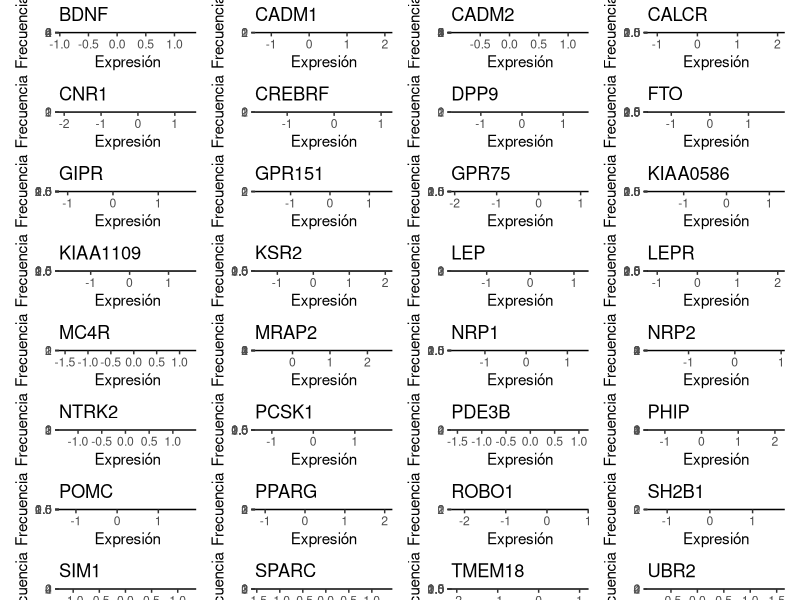
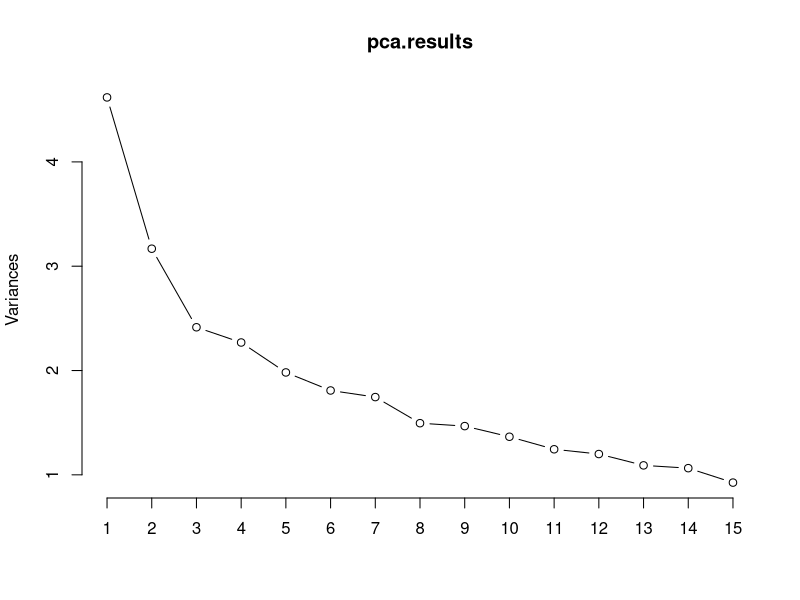
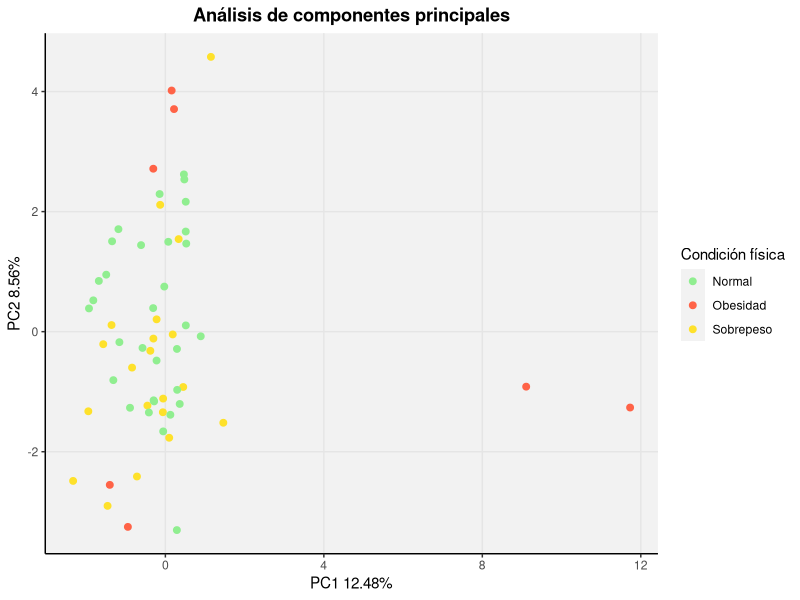
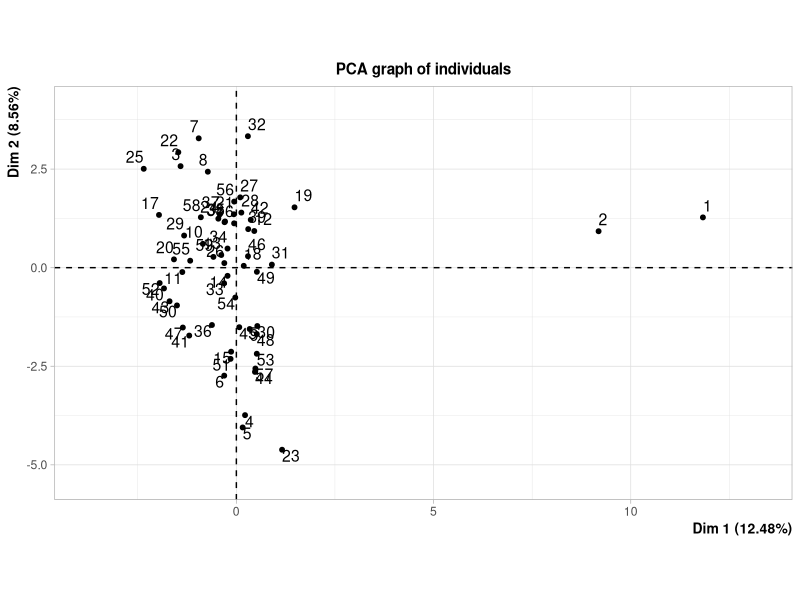
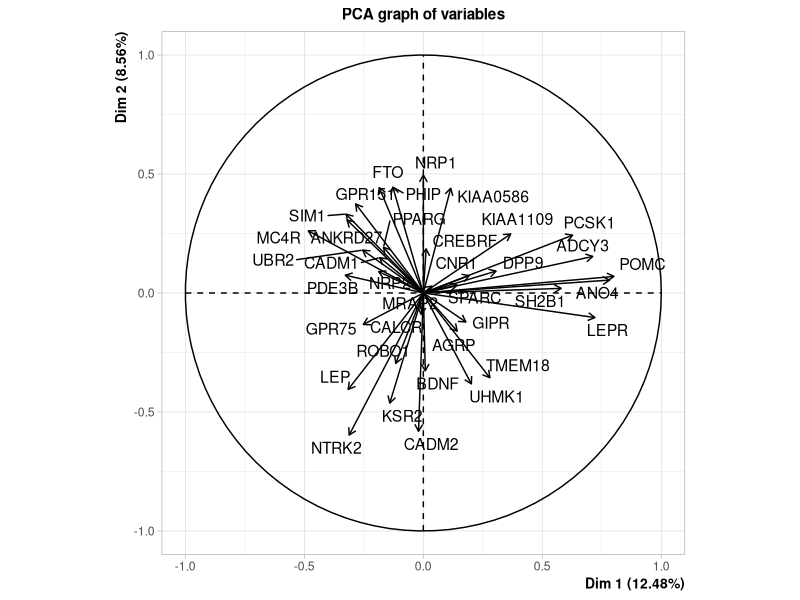

Reproduce these figures in R, in order.
## ---- chunk 1
data <- read.csv("BdSimpson.csv")
knitr::opts_chunk$set(
	echo = TRUE,
	message = FALSE,
	warning = FALSE,
	fig.align = "center"
)
## ---- chunk 2
library(dplyr) #para manipular dataframes

df_genes <- data %>% select("ADCY3":"UHMK1")

if (anyNA(df_genes) == FALSE) {
  cat("No hay valores faltantes en el dataset.")
} else {
  cat("Hay valores faltantes en el dataset.\n
      Antes de continuar, los datos deben ser limpiados.")
  df_genes <- na.omit(df_genes) #omitir las filas que contengan NA
}
## ---- chunk 3
library(nortest) #para el test de kolmogorov
library(patchwork) #para unir los graficos
library(purrr)
library(ggplot2)

nombres_genes <- names(df_genes)

norm_genes <- lapply(df_genes, lillie.test) # aplicar test norm a los genes
p_values <- sapply(norm_genes, function(x) x$p.value) # sacar los p values
p_values_sci <- ifelse(p_values < 0.001, "<0.001", round(p_values, 3)) 
# si el valor es muy pequeño, simplemente escribir <0.001

#-------- Tabla sobre evaluacion de normalidad --------
tabla_norm <- data.frame(
  Test_utilizado = sapply(norm_genes, function(x) x$method),
  Valor_p = p_values_sci,
  Normalidad = ifelse(p_values > 0.05, "Sí (Media/SD)", "No (Mediana/IQR)")
) #generar un dataframe para poder imprimir la tabla

knitr::kable(tabla_norm, 
             caption = "Tabla 1. Resultados de evaluación de Normalidad en los\
             datos de los genes mediante Kolmogorov-Smirnov.",
             digits = 3)  #genero la tabla para que se muestre


#-- Graficado de distribucion de la expresion genica para evaluar la normalidad --
list_norm <- list()
for (gen in nombres_genes) {
  df_plot_genes <- data.frame(Expresion = df_genes[[gen]])
  list_norm[[gen]] <- ggplot(df_plot_genes, aes(x = Expresion)) +  
  geom_histogram(aes(y = ..density..), bins = 30, fill = "mediumpurple1", color = "black") +
  labs(title = gen,
       x = "Expresión",
       y = "Frecuencia") + 
  geom_density(alpha = 1, color = "red", linewidth = 1 ) + 
  theme_classic()
}

# Unir todos los graficos en uno con patchwork
reduce(list_norm, `+`) + plot_layout(ncol = 4) + plot_annotation(
  title = "Expresión génica",
  theme = theme(plot.title = element_text(hjust = 0.5, size = 20, face = "bold")))

## ---- chunk 4

data <- data %>%
  mutate(
    # Crear una categoria de 3 niveles de peso
    cat_imc = case_when(
      imc_kg_m2 < 25 ~ "Normal",
      imc_kg_m2 >= 25 & imc_kg_m2 < 30 ~ "Sobrepeso",
      imc_kg_m2 >= 30 ~ "Obesidad"
    ),
    
    # Crear una variable BINARIA (para la regresion logistica)
    obesidad = ifelse(imc_kg_m2 >= 30, 1, 0),
    
    # Convertirla a factor para que la regresion funcione bien
    obesidad = factor(obesidad, labels = c("No Obeso", "Obeso"))
  ) %>%
  relocate(cat_imc, obesidad, .after = imc_kg_m2)

tabla_imc <- data.frame(
  IMC = c( "< 25", "25 ≤ x < 30", "> 30"),
  Condición = c("Normal", "Sobrepeso", "Obesidad")
  
)
knitr::kable(tabla_imc, align = 'c', caption = "Tabla 2. Umbrales de condición física a partir del índice de masa corporal (IMC)",)
## ---- chunk 5
library(stats)

pca.results <- prcomp(df_genes, center=TRUE, scale.=TRUE)

# Resultado de las componentes principales, x es el elemento de las puntuaciones del 
# PCA que devuelve prcomp(). Es lo que estamos buscando.
pca.df <- data.frame(pca.results$x)

# Varianza (cuadrado de la desviacion tipica)
varianzas <- pca.results$sdev^2

# Total de la varianza de los datos
total.varianza <- sum(varianzas)

# Varianza explicada por cada componente principal
varianza.explicada <- varianzas/total.varianza

# Calculamos la varianza acumulada 
varianza.acumulada <- cumsum(varianza.explicada)

#Metemos los scores de los primeros 6 PC al dataframe original
data <- cbind(data, pca.df[, 1:6])



# --- Graficado PC1 vs PC2 ---

# Grafico de sedimentacion varianza expl vs PC
screeplot(pca.results, npcs = 15, type= "lines")

# Representación grafica de las primeras dos componentes principales (PC1 y PC2)
# en funcion de la categoria imc

# Etiquetas de los ejes del gráfico
x_label <- paste0(paste('PC1', round(varianza.explicada[1] * 100, 2)), '%')
y_label <- paste0(paste('PC2', round(varianza.explicada[2] * 100, 2)), '%')

pca.df$cat_imc <- data$cat_imc

ggplot(pca.df, aes(x=PC1, y=PC2, color=cat_imc)) +
  geom_point(size=2) +
  scale_color_manual(values=c('lightgreen', 'tomato', '#fee12b')) +
  labs(title='Análisis de componentes principales', x=x_label, y=y_label, color='Condición física') +
  theme_classic() +
  theme(panel.grid.major = element_line(color="gray90"), panel.grid.minor = element_blank(),
        panel.background = element_rect(fill = "gray95"), plot.title = element_text(hjust = 0.5, face = "bold"))

## ---- chunk 6
# ------- Tabla de Varianza ---------
tabla_varianza <- data.frame(
  Componente = paste0("PC", 1:6),
  R2 = round(varianza.explicada[1:6], 4),
  R2_Acumulado = round(varianza.acumulada[1:6], 4),
  "R2_Acumulado*100%" = paste0((round(varianza.acumulada[1:6], 4)*100), "%")
)

knitr::kable(tabla_varianza, 
             col.names = c("Componente", "R2 (Varianza Explicada)", "R2 Acumulado", "R2 Acumulado (%)"),
             caption = "Tabla 3. Componentes PCA y R2. Proporción de varianza explicada de los primeros 6 componentes principales.",
             align = 'c')

# --------- Tabla de cargas ---------
# Las cargas (rotation) de los primeros 6 componentes
cargas_df <- as.data.frame(pca.results$rotation[, 1:6])

knitr::kable(cargas_df,
             digits = 3,
             caption = "Tabla 4. Cargas del PCA.  Contribución de cada gen a los primeros 6 componentes principales.")

## ---- chunk 7
library(FactoMineR)

pca_facto <- PCA(df_genes, ncp=6, graph = TRUE)
